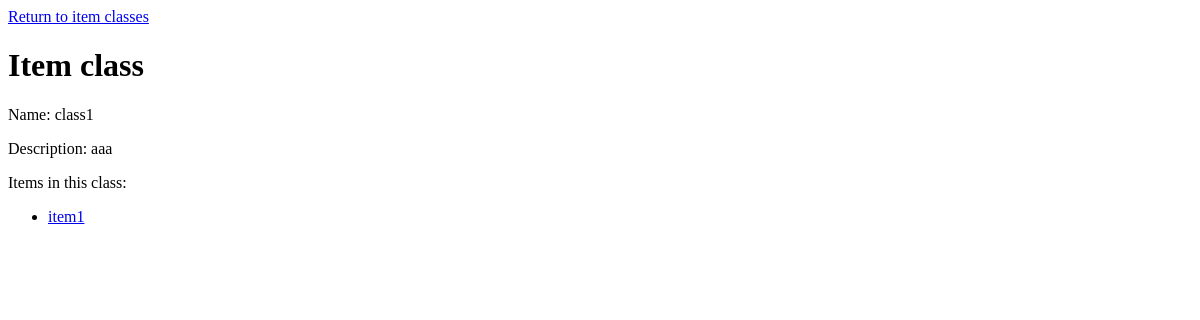
Before: /itemclasses/1.html with the older database file.
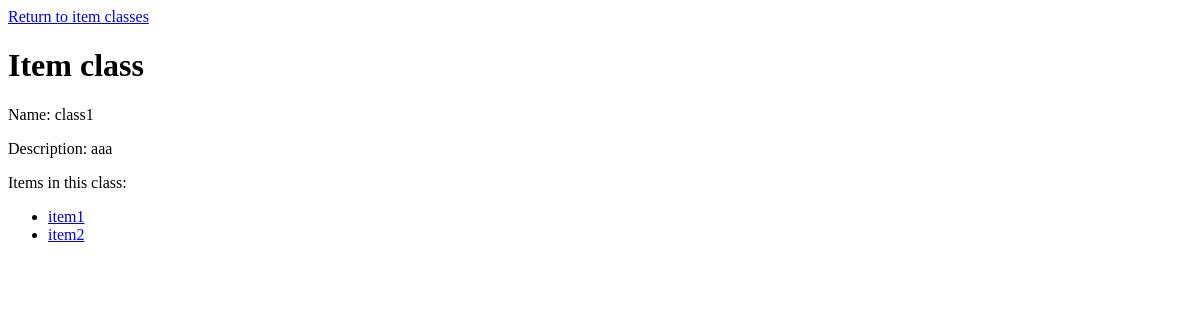
After: the same page with the newer database file.
### iitem_database/models.py (models this page shows, shortened)
class Item(models.Model):
	name = models.CharField(max_length=50, unique=True)
	desc = models.TextField(max_length=400)
	typeID = models.ForeignKey(ItemClass)

### iitem_database/views.py (the view, shortened to what this page needs)
# urls.py: url(r'^itemclasses/(?P<classItemID>\w+).(?P<format>\w+)$', itemClassPage),
def itemClassPage(request, classItemID, format=html):
	try:
		itemClass = ItemClass.objects.get(id=classItemID)
	except:
		raise Http404('Item class not found.')
	items = Item.objects.filter(typeID=itemClass.id)
	if format == html:
		template = get_template('itemClassPage.html')
		variables = Context({
			'titlehead': 'Item class',
			'itemClass': itemClass,
			'items': items,
			})
		output = template.render(variables)
		return HttpResponse(output)
	else:
		return HttpResponseNotFound(format_error)

### iitem_database/templates/itemClassPage.html (shortened to what this page needs)
<html>
	<head>
	</head>
	<body>
		<a href="/itemclasses.html">Return to item classes</a>
		<h1> {{titlehead}} </h1>
			<p>Name: {{itemClass.name}}</p>
			<p>Description: {{itemClass.desc}}</p>
			<p>Items in this class:</p>
			{% if items %}
				<ul>
				{% for item in items %}
					<li>
						<a href="/items/{{item.id}}.html">{{item.name}}</a>
					</li>
				{% endfor %}
				</ul>
			{% else %}
				<p>None</p>
			{% endif %}
	</body>
</html>

Changed rows visible on the page:
added Item: name "item2"
